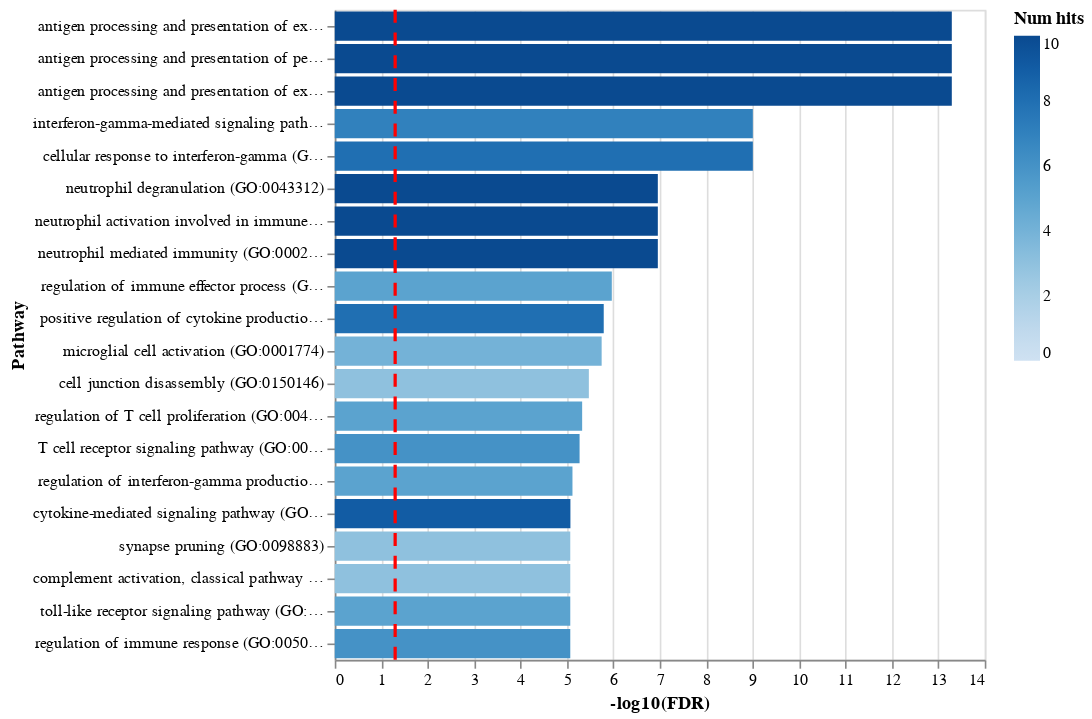

The code cell stored with this chart in its notebook:
### Markdown cell above
There are two main GSEA plots available, bar and dot

### Code cell
epl.enrichment_barplot(df, n=20)

### Figure 1 — Vega-Lite specification as saved in the notebook (floating-point values rounded to 4 significant figures)
{"config": {"view": {"continuousWidth": 400, "continuousHeight": 300}}, "layer": [{"data": {"name": "data-ea3aafcf2bcc5fb1714f4776826e1dae"}, "mark": "bar", "encoding": {"color": {"field": "Num hits", "scale": {"domainMin": 0, "scheme": "blues"}, "type": "quantitative"}, "x": {"field": "-log10(FDR)", "type": "quantitative"}, "y": {"field": "Pathway", "sort": {"encoding": "x", "order": "descending"}, "type": "nominal"}}}, {"data": {"name": "empty"}, "mark": {"type": "rule", "color": "red", "strokeDash": [8, 6], "strokeWidth": 2}, "encoding": {"x": {"datum": 1.301}}}], "$schema": "https://vega.github.io/schema/vega-lite/v4.17.0.json", "datasets": {"data-ea3aafcf2bcc5fb1714f4776826e1dae": [{"Rank": 1, "Term name": "antigen processing and presentation of exogenous peptide antigen via MHC class II (GO:0019886)", "P-value": 1.378e-16, "Z-score": 113.0, "Combined score": 4126.0, "Overlapping genes": ["CD74", "FCER1G", "HLA-DPB1", "HLA-DRA", "IFI30", "HLA-DRB1", "CTSS", "HLA-DQA1", "HLA-DQB1", "HLA-DPA1"], "Adjusted p-value": 5.124e-14, "Old p-value": 0, "Old adjusted p-value": 0, "Num hits": 10, "-log10(FDR)": 13.29, "Pathway": "antigen processing and presentation of exogenous peptide antigen via MHC class II (GO:0019886)"}, {"Rank": 2, "Term name": "antigen processing and presentation of peptide antigen via MHC class II (GO:0002495)", "P-value": 1.701e-16, "Z-score": 110.4, "Combined score": 4010.0, "Overlapping genes": ["CD74", "FCER1G", "HLA-DPB1", "HLA-DRA", "IFI30", "HLA-DRB1", "CTSS", "HLA-DQA1", "HLA-DQB1", "HLA-DPA1"], "Adjusted p-value": 5.124e-14, "Old p-value": 0, "Old adjusted p-value": 0, "Num hits": 10, "-log10(FDR)": 13.29, "Pathway": "antigen processing and presentation of peptide antigen via MHC class II (GO:0002495)"}, {"Rank": 3, "Term name": "antigen processing and presentation of exogenous peptide antigen (GO:0002478)", "P-value": 2.311e-16, "Z-score": 106.9, "Combined score": 3848.0, "Overlapping genes": ["CD74", "FCER1G", "HLA-DPB1", "HLA-DRA", "IFI30", "HLA-DRB1", "CTSS", "HLA-DQA1", "HLA-DQB1", "HLA-DPA1"], "Adjusted p-value": 5.124e-14, "Old p-value": 0, "Old adjusted p-value": 0, "Num hits": 10, "-log10(FDR)": 13.29, "Pathway": "antigen processing and presentation of exogenous peptide antigen (GO:0002478)"}, {"Rank": 4, "Term name": "interferon-gamma-mediated signaling pathway (GO:0060333)", "P-value": 7.313e-12, "Z-score": 99.33, "Combined score": 2547.0, "Overlapping genes": ["HLA-DPB1", "HLA-DRA", "IFI30", "HLA-DRB1", "HLA-DQA1", "HLA-DQB1", "HLA-DPA1"], "Adjusted p-value": 9.885e-10, "Old p-value": 0, "Old adjusted p-value": 0, "Num hits": 7, "-log10(FDR)": 9.005, "Pathway": "interferon-gamma-mediated signaling pathway (GO:0060333)"}, {"Rank": 5, "Term name": "cellular response to interferon-gamma (GO:0071346)", "P-value": 7.432e-12, "Z-score": 63.9, "Combined score": 1637.0, "Overlapping genes": ["HLA-DPB1", "HLA-DRA", "IFI30", "AIF1", "HLA-DRB1", "HLA-DQA1", "HLA-DQB1", "HLA-DPA1"], "Adjusted p-value": 9.885e-10, "Old p-value": 0, "Old adjusted p-value": 0, "Num hits": 8, "-log10(FDR)": 9.005, "Pathway": "cellular response to interferon-gamma (GO:0071346)"}, {"Rank": 6, "Term name": "neutrophil degranulation (GO:0043312)", "P-value": 1.151e-09, "Z-score": 20.7, "Combined score": 426.1, "Overlapping genes": ["TYROBP", "FCGR2A", "FCER1G", "ITGB2", "CD14", "LYZ", "CD68", "S100A9", "CTSS", "CTSB"], "Adjusted p-value": 1.1e-07, "Old p-value": 0, "Old adjusted p-value": 0, "Num hits": 10, "-log10(FDR)": 6.959, "Pathway": "neutrophil degranulation (GO:0043312)"}, {"Rank": 7, "Term name": "neutrophil activation involved in immune response (GO:0002283)", "P-value": 1.247e-09, "Z-score": 20.52, "Combined score": 420.7, "Overlapping genes": ["TYROBP", "FCGR2A", "FCER1G", "ITGB2", "CD14", "LYZ", "CD68", "S100A9", "CTSS", "CTSB"], "Adjusted p-value": 1.1e-07, "Old p-value": 0, "Old adjusted p-value": 0, "Num hits": 10, "-log10(FDR)": 6.959, "Pathway": "neutrophil activation involved in immune response (GO:0002283)"}, {"Rank": 8, "Term name": "neutrophil mediated immunity (GO:0002446)", "P-value": 1.323e-09, "Z-score": 20.39, "Combined score": 416.8, "Overlapping genes": ["TYROBP", "FCGR2A", "FCER1G", "ITGB2", "CD14", "LYZ", "CD68", "S100A9", "CTSS", "CTSB"], "Adjusted p-value": 1.1e-07, "Old p-value": 0, "Old adjusted p-value": 0, "Num hits": 10, "-log10(FDR)": 6.959, "Pathway": "neutrophil mediated immunity (GO:0002446)"}, {"Rank": 9, "Term name": "regulation of immune effector process (GO:0002697)", "P-value": 1.459e-08, "Z-score": 83.01, "Combined score": 1498.0, "Overlapping genes": ["C1QB", "C1QA", "HLA-DRA", "HLA-DRB1", "C1QC"], "Adjusted p-value": 1.078e-06, "Old p-value": 0, "Old adjusted p-value": 0, "Num hits": 5, "-log10(FDR)": 5.967, "Pathway": "regulation of immune effector process (GO:0002697)"}, {"Rank": 10, "Term name": "positive regulation of cytokine production (GO:0001819)", "P-value": 2.42e-08, "Z-score": 21.84, "Combined score": 383.1, "Overlapping genes": ["CD74", "TYROBP", "FCER1G", "LAPTM5", "HLA-DPB1", "CD14", "AIF1", "HLA-DPA1"], "Adjusted p-value": 1.609e-06, "Old p-value": 0, "Old adjusted p-value": 0, "Num hits": 8, "-log10(FDR)": 5.793, "Pathway": "positive regulation of cytokine production (GO:0001819)"}, {"Rank": 11, "Term name": "microglial cell activation (GO:0001774)", "P-value": 2.952e-08, "Z-score": 170.5, "Combined score": 2957.0, "Overlapping genes": ["C1QA", "TYROBP", "ITGB2", "AIF1"], "Adjusted p-value": 1.784e-06, "Old p-value": 0, "Old adjusted p-value": 0, "Num hits": 4, "-log10(FDR)": 5.749, "Pathway": "microglial cell activation (GO:0001774)"}, {"Rank": 12, "Term name": "cell junction disassembly (GO:0150146)", "P-value": 6.072e-08, "Z-score": 739.5, "Combined score": 12290.0, "Overlapping genes": ["C1QB", "C1QA", "C1QC"], "Adjusted p-value": 3.365e-06, "Old p-value": 0, "Old adjusted p-value": 0, "Num hits": 3, "-log10(FDR)": 5.473, "Pathway": "cell junction disassembly (GO:0150146)"}, {"Rank": 13, "Term name": "regulation of T cell proliferation (GO:0042129)", "P-value": 9.172e-08, "Z-score": 56.05, "Combined score": 908.3, "Overlapping genes": ["GPNMB", "HLA-DPB1", "AIF1", "HLA-DRB1", "HLA-DPA1"], "Adjusted p-value": 4.692e-06, "Old p-value": 0, "Old adjusted p-value": 0, "Num hits": 5, "-log10(FDR)": 5.329, "Pathway": "regulation of T cell proliferation (GO:0042129)"}, {"Rank": 14, "Term name": "T cell receptor signaling pathway (GO:0050852)", "P-value": 1.122e-07, "Z-score": 32.6, "Combined score": 521.6, "Overlapping genes": ["HLA-DPB1", "HLA-DRA", "HLA-DRB1", "HLA-DQA1", "HLA-DQB1", "HLA-DPA1"], "Adjusted p-value": 5.328e-06, "Old p-value": 0, "Old adjusted p-value": 0, "Num hits": 6, "-log10(FDR)": 5.273, "Pathway": "T cell receptor signaling pathway (GO:0050852)"}, {"Rank": 15, "Term name": "regulation of interferon-gamma production (GO:0032649)", "P-value": 1.711e-07, "Z-score": 49.11, "Combined score": 765.2, "Overlapping genes": ["LAPTM5", "HLA-DPB1", "CD14", "HLA-DRB1", "HLA-DPA1"], "Adjusted p-value": 7.585e-06, "Old p-value": 0, "Old adjusted p-value": 0, "Num hits": 5, "-log10(FDR)": 5.12, "Pathway": "regulation of interferon-gamma production (GO:0032649)"}, {"Rank": 16, "Term name": "cytokine-mediated signaling pathway (GO:0019221)", "P-value": 2.02e-07, "Z-score": 13.56, "Combined score": 209.0, "Overlapping genes": ["FCER1G", "ITGB2", "HLA-DPB1", "HLA-DRA", "IFI30", "HLA-DRB1", "HLA-DQA1", "HLA-DQB1", "HLA-DPA1"], "Adjusted p-value": 8.396e-06, "Old p-value": 0, "Old adjusted p-value": 0, "Num hits": 9, "-log10(FDR)": 5.076, "Pathway": "cytokine-mediated signaling pathway (GO:0019221)"}, {"Rank": 19, "Term name": "synapse pruning (GO:0098883)", "P-value": 2.542e-07, "Z-score": 369.7, "Combined score": 5614.0, "Overlapping genes": ["C1QB", "C1QA", "C1QC"], "Adjusted p-value": 8.453e-06, "Old p-value": 0, "Old adjusted p-value": 0, "Num hits": 3, "-log10(FDR)": 5.073, "Pathway": "synapse pruning (GO:0098883)"}, {"Rank": 20, "Term name": "complement activation, classical pathway (GO:0006958)", "P-value": 2.542e-07, "Z-score": 369.7, "Combined score": 5614.0, "Overlapping genes": ["C1QB", "C1QA", "C1QC"], "Adjusted p-value": 8.453e-06, "Old p-value": 0, "Old adjusted p-value": 0, "Num hits": 3, "-log10(FDR)": 5.073, "Pathway": "complement activation, classical pathway (GO:0006958)"}, {"Rank": 17, "Term name": "toll-like receptor signaling pathway (GO:0002224)", "P-value": 2.273e-07, "Z-score": 46.24, "Combined score": 707.4, "Overlapping genes": ["ITGB2", "CD14", "S100A9", "CTSS", "CTSB"], "Adjusted p-value": 8.453e-06, "Old p-value": 0, "Old adjusted p-value": 0, "Num hits": 5, "-log10(FDR)": 5.073, "Pathway": "toll-like receptor signaling pathway (GO:0002224)"}, {"Rank": 18, "Term name": "regulation of immune response (GO:0050776)", "P-value": 2.347e-07, "Z-score": 28.61, "Combined score": 436.7, "Overlapping genes": ["FCGR3A", "TYROBP", "FCGR2A", "ITGB2", "HLA-DRA", "HLA-DRB1"], "Adjusted p-value": 8.453e-06, "Old p-value": 0, "Old adjusted p-value": 0, "Num hits": 6, "-log10(FDR)": 5.073, "Pathway": "regulation of immune response (GO:0050776)"}], "empty": [{}]}}
